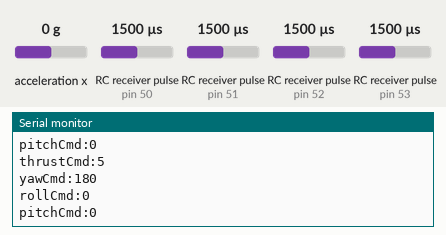
This sketch was run on a simulated Arduino Mega 2560, built with avr-gcc and run on an emulated ATmega2560. Parts: the last lines printed to the serial monitor. Wiring (inferred from the names in the program): 4 × RC receiver channel: data pin 53 / data pin 50 / data pin 51 / data pin 52. The inputs (shaded band) are chosen by the test bench; at power-on: RC receiver pulse (sensors on pin 50, pin 51, pin 52, pin 53) 1500 µs, acceleration x 0 g.

Above: at 2.3 s.
2.4 s: RC receiver pulse (sensor on pin 50) set to 1020 µs
At 3.2 s:
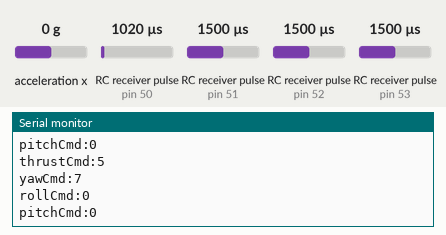
3.9 s: RC receiver pulse (sensor on pin 51) set to 1020 µs
At 4.8 s:
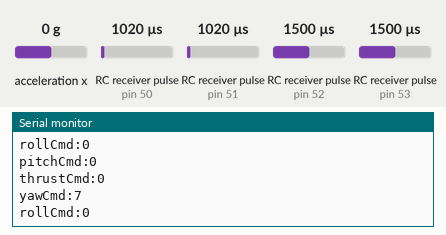
5.4 s: RC receiver pulse (sensor on pin 52) set to 1020 µs
At 6.2 s:
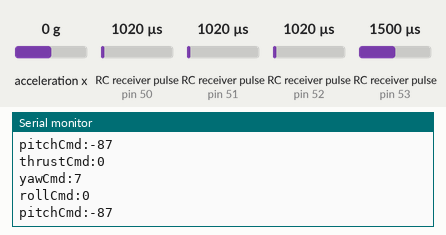
6.9 s: RC receiver pulse (sensor on pin 53) set to 1020 µs
At 7.9 s:
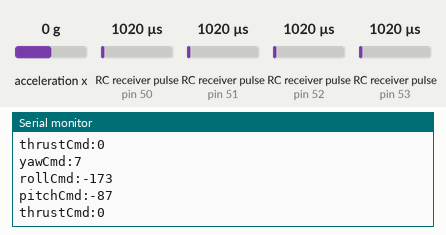
8.4 s: RC receiver pulse (sensor on pin 50) set to 1250 µs
9.9 s: RC receiver pulse (sensor on pin 51) set to 1250 µs
At 10.6 s:
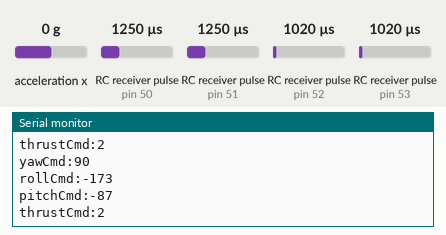
Timing chart, 0 to 12.4 s (numbered marks = the images above; inputs shaded):
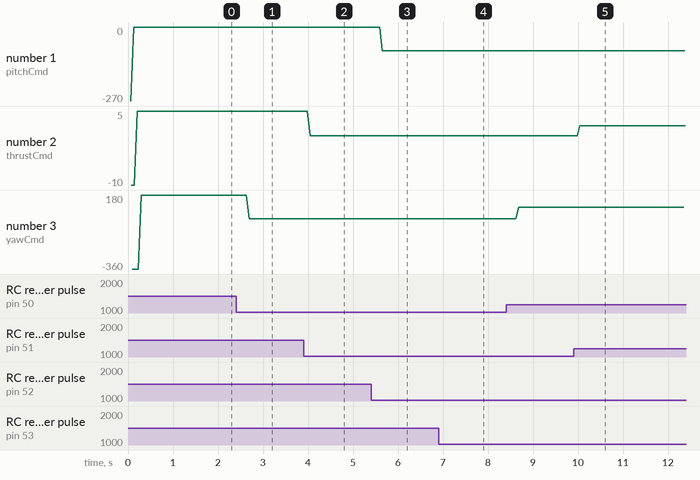

The sketch:

FlightControllerInterrupts.ino
```cpp
/*
 * Flight Controller with Interrupts and Orientation
 *
 * This is an Arduino application that connects with
 * controller through receiver system and receives
 * three dimensions of orientation
 *
 * The circuit:
 * * Arduino Mega2560
 * * Fly Sky FS-T6 Controller
 * * Fly Sky FS-R6B
 * * Arduino Mega2560
 * * Adafruit BNO005
 *
 * 5/8/18
 * Ariane Krumel
 *
 *
 * Based on https://www.youtube.com/watch?v=v_N5HmXmDyk
 * and https://learn.adafruit.com/adafruit-bno055-absolute-orientation-sensor/arduino-code
 * and https://www.youtube.com/watch?v=ncBDvcbY1l4
*/

#include <Wire.h>
#include <Adafruit_Sensor.h>
#include <Adafruit_BNO055.h>
#include <utility/imumaths.h>

// IMU
Adafruit_BNO055 bno = Adafruit_BNO055(55);

int activeIdx = 0;

#define PIN_CHL1_ROLL   53 // Channel 1
#define PIN_CHL2_PITCH  52 // Channel 2
#define PIN_CHL3_THRUST 51 // Channel 3
#define PIN_CHL4_YAW    50 // Channel 4

int commandsDisplay[4] = {0, 0, 0, 0};
const int rollIdx = 0;
const int pitchIdx = 1;
const int thrustIdx = 2;
const int yawIdx = 3;

int actualOrientations[3] = {0, 0, 0};
const int orientationIndexYaw = 0;
const int orientationIndexPitch = 1;
const int orientationIndexRoll = 2;

const int rollMinRx = 1000;
const int rollMaxRx = 2000;
const int rollMinDisplay = -180;
const int rollMaxDisplay = 180;

const int pitchMinRx = 1000;
const int pitchMaxRx = 2000;
const int pitchMinDisplay = -90;
const int pitchMaxDisplay = 90;

const int thrustMinRx = 1000;
const int thrustMaxRx = 2000;
const int thrustMinDisplay = 0;
const int thrustMaxDisplay = 10;

const int yawMinRx = 1000;
const int yawMaxRx = 2000;
const int yawMinDisplay = 0;
const int yawMaxDisplay = 360;

/*
 *Function Name: setup
 *Description: TBD
 *Parameters: N/A
 *Return:N/A
*/
void setup() {
  // Set up pin change interuppts for our
  // RC receiver PWM input
  PCICR |= (1 << PCIE0);
  PCMSK0 |= (1 << PCINT0);

  pinMode(PIN_CHL1_ROLL, INPUT);
  pinMode(PIN_CHL2_PITCH, INPUT);
  pinMode(PIN_CHL3_THRUST, INPUT);
  pinMode(PIN_CHL4_YAW, INPUT);

  Serial.begin(9600);
  //Serial.println("Flight Control");
  //Serial.println("");

  /* Initialise the sensor */
  if (!bno.begin())
  {
    /* BNO055 not detected */
    Serial.print("BNO055 not detected, please check your wiring or I2C ADDR.");
    while (1);
  }

  delay(1000);

  bno.setExtCrystalUse(true);
}

/*
 *Function Name: loop
 *Description: TBD
 *Parameters: N/A
 *Return:N/A
*/
void loop() {
  // Get PID values
  getPID();
}

/*
 *Function Name: getPID
 *Description: TBD
 *Parameters: N/A
 *Return:N/A
*/
void getPID(){
  /* Get a new sensor event */
  sensors_event_t event;
  bno.getEvent(&event);

  /* Display the orientation data */
  actualOrientations[orientationIndexYaw] = event.orientation.x;
  actualOrientations[orientationIndexPitch] = event.orientation.y;
  actualOrientations[orientationIndexRoll] = event.orientation.z;

  Serial.print("yaw:");
  Serial.println(actualOrientations[orientationIndexYaw]);
  delay(100);
  Serial.print("pitch:");
  Serial.println(actualOrientations[orientationIndexPitch]);
  delay(100);
  Serial.print("roll:");
  Serial.println(actualOrientations[orientationIndexRoll]);
  delay(100);
}

/*
 *Function Name: PCINT0_vect
 *Description: Handler for command interrupt
 *Parameters: N/A
 *Return:N/A
*/
ISR(PCINT0_vect){

  // Round robin check on commanded pins
  if(activeIdx == rollIdx) {
    activeIdx = pitchIdx;
    commandsDisplay[rollIdx] = pulseIn(PIN_CHL1_ROLL, HIGH, 25000);
  }
  else if(activeIdx == pitchIdx) {
    activeIdx = thrustIdx;
    commandsDisplay[pitchIdx] = pulseIn(PIN_CHL2_PITCH, HIGH, 25000);
  }
  else if(activeIdx == thrustIdx) {
    activeIdx = yawIdx;
    commandsDisplay[thrustIdx] = pulseIn(PIN_CHL3_THRUST, HIGH, 25000);
  }
  else if(activeIdx == yawIdx) {
    activeIdx = rollIdx;
    commandsDisplay[yawIdx] = pulseIn(PIN_CHL4_YAW, HIGH, 25000);
  }

  Serial.print("rollCmd:");
  Serial.println(map(commandsDisplay[rollIdx], rollMinRx, rollMaxRx, rollMinDisplay, rollMaxDisplay));
  delay(100);

  Serial.print("pitchCmd:");
  Serial.println(map(commandsDisplay[pitchIdx], pitchMinRx, pitchMaxRx, pitchMinDisplay, pitchMaxDisplay));
  delay(100);

  Serial.print("thrustCmd:");
  Serial.println(map(commandsDisplay[thrustIdx], thrustMinRx, thrustMaxRx, thrustMinDisplay, thrustMaxDisplay));
  delay(100);

  Serial.print("yawCmd:");
  Serial.println(map(commandsDisplay[yawIdx], yawMinRx, yawMaxRx, yawMinDisplay, yawMaxDisplay));
  delay(100);
}
```

Measured:
- after the input at 2.4 s, the serial monitor: prints a new line after 0.30 s (image 1)
- after the input at 3.9 s, the serial monitor: prints a new line after 0.14 s (image 2)
- after the input at 5.4 s, the serial monitor: prints a new line after 0.25 s (image 3)
- after the input at 6.9 s, the serial monitor: prints a new line after 0.12 s (image 4)
- after the input at 9.9 s, the serial monitor: prints a new line after 0.14 s (image 5)
- plotted number 1: 0 → -87 after the input at 5.4 s
- plotted number 2: 0 → 2 after the input at 9.9 s
- plotted number 3: 180 → 7 after the input at 2.4 s, 7 → 90 after the input at 8.4 s
